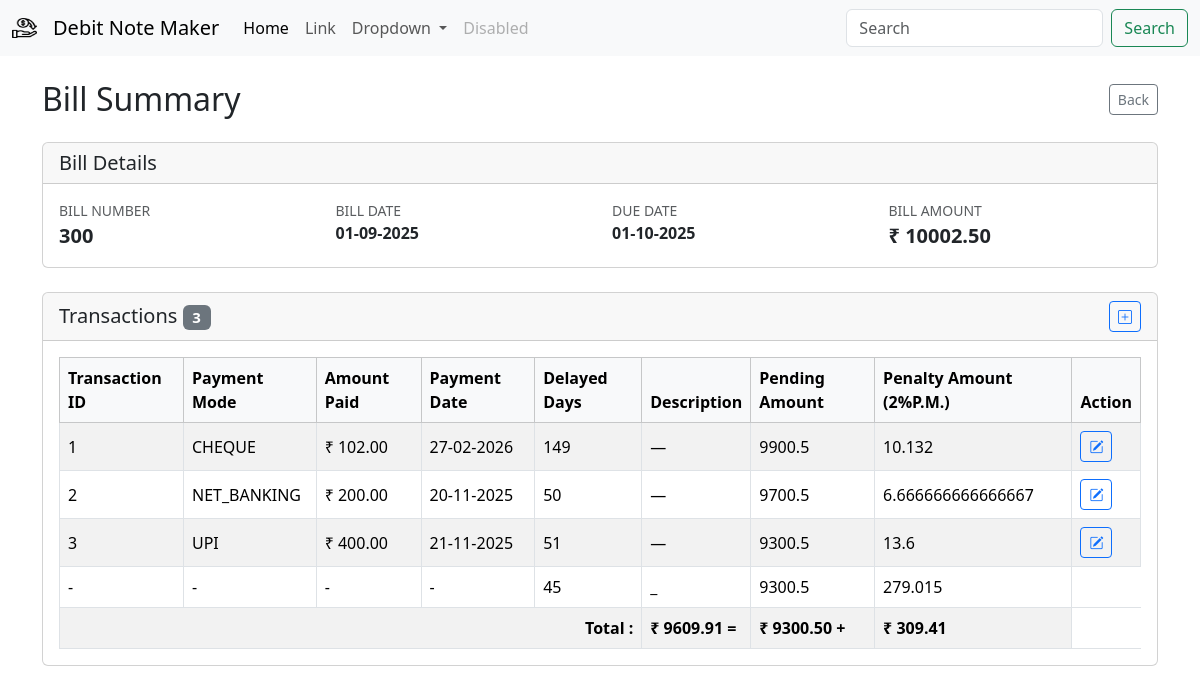
Page /party/bill/300 on the earlier database version.
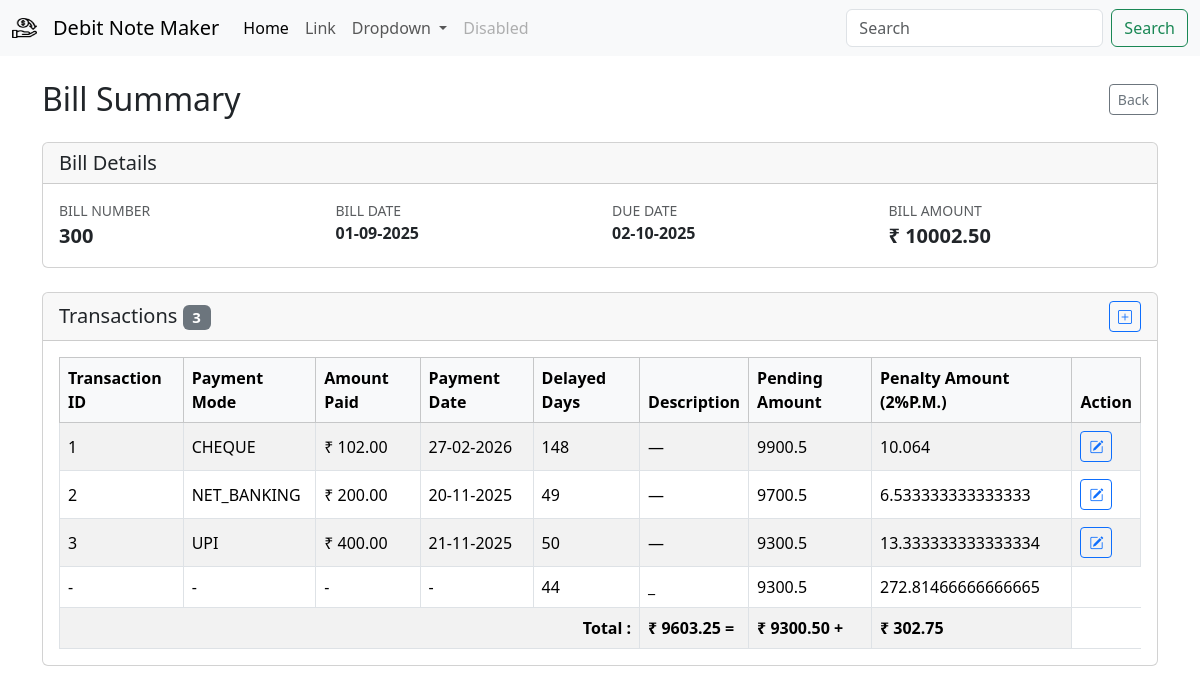
Same page on the later database version.
### db/models/bill.py (models this page shows, shortened)
class Bill(Base):
    id = Column(Integer, primary_key=True, index=True)
    bill_number = Column(Integer,unique=True,nullable=False)
    amount = Column(Float, nullable=False)
    bill_date = Column(DateTime, nullable=False)
    company_id = Column(Integer, ForeignKey("companies.id"))
    company = relationship("Company", back_populates="bills")
    transactions = relationship("Transaction", back_populates="bill", cascade="all, delete-orphan")

### db/models/company.py (models this page shows)
class Company(Base):
    __tablename__ = "companies"
    id = Column(Integer, primary_key=True, index=True)
    name = Column(String, unique=False, index=False, nullable=False)
    gst_number = Column(String, unique=True, index=True, nullable=False)
    email =  Column(String, nullable=True)
    phone_number = Column(String, nullable=True)
    payment_term_days = Column(Integer, nullable=False, default=30)
    address = Column(String, nullable=True)
    created_at = Column(DateTime, default=datetime.now)
    bills = relationship("Bill", back_populates="company", cascade="all, delete-orphan")

### db/models/transaction.py (models this page shows)
class Transaction(Base):
    __tablename__ = "transactions"
    id = Column(Integer, primary_key=True, index=True)
    bank_transaction_id = Column(String,nullable=True)
    payment_mode = Column(String, nullable=False)
    amount_paid = Column(Float, nullable=False)
    description = Column(Text, nullable=True)
    payment_date = Column(DateTime, default=datetime.now)
    bill_id = Column(Integer, ForeignKey("bill.id"))
    bill = relationship("Bill", back_populates="transactions")

### app/v1/bills.py (the view)
@router.get("/bill/{bill_number}")
def bill_list(request: Request,bill_number: int, db=Depends(get_db)):
    bill = bill_repo.get_bill_by_bill_number(bill_number=bill_number, db=db)
    return templates.TemplateResponse("bill/bill_summary.html", {"request": request, "bill": bill,"today":datetime.now()})

### template/bill/bill_summary.html (shortened to what this page needs)
{% extends "base.html" %}
{% block content %}
{% set transaction_list = [] %}
{% if transactions is defined %}
    {% set transaction_list = transactions %}
{% elif bill is defined and bill.transactions is defined %}
    {% set transaction_list = bill.transactions %}
{% endif %}
<div class="container py-4">
    <div class="d-flex justify-content-between align-items-center mb-4">
        <h2 class="mb-0">Bill Summary</h2>
        <a href="javascript:history.back()" class="btn btn-outline-secondary btn-sm">Back</a>
    </div>
    <div class="card mb-4">
        <div class="card-header">
            <h5 class="mb-0">Bill Details</h5>
        </div>
        <div class="card-body">
            {% if bill is defined %}
            <div class="row gy-3">
                <div class="col-md-3">
                    <small class="text-muted text-uppercase d-block">Bill Number</small>
                    <span class="fw-semibold fs-5">{{ bill.bill_number }}</span>
                </div>
                <div class="col-md-3">
                    <small class="text-muted text-uppercase d-block">Bill Date</small>
                    <span class="fw-semibold">{{ bill.bill_date | format_datetime('%d-%m-%Y') }}</span>
                </div>
                <div class="col-md-3">
                    <small class="text-muted text-uppercase d-block">Due Date</small>
                    <span class="fw-semibold">
                        {% if bill.due_date %}
                            {{ bill.due_date | format_datetime('%d-%m-%Y') }}
                        {% else %}
                            &mdash;
                        {% endif %}
                    </span>
                </div>
                <div class="col-md-3">
                    <small class="text-muted text-uppercase d-block">Bill Amount</small>
                    <span class="fw-semibold fs-5">&#8377; {{ "%.2f"|format(bill.amount) }}</span>
                </div>
            </div>
            {% else %}
            <p class="mb-0 text-muted">Bill information is not available.</p>
            {% endif %}
        </div>
    </div>
    <div class="card">
        <div class="card-header d-flex justify-content-between align-items-center">
            <h5 class="mb-0">Transactions
                <span class="badge text-bg-secondary ml-2">{{ transaction_list|length }}</span>
            </h5>
            <button type="button" class="btn btn-sm btn-outline-primary edit-transaction-btn" data-bs-toggle="modal"
            data-bs-target="#editTransactionModal"
              data-bill-id="{{ bill.id }}"
            >
            <i class="bi bi-plus-square"></i>
        </div>
        <div class="card-body">
            {% if transaction_list %}
            <div class="table-responsive">
                <table class="table table-bordered table-striped align-middle mb-0">
                    <thead class="table-light">
                        <tr>
                            <th scope="col">Transaction ID</th>
                            <th scope="col">Payment Mode</th>
                            <th scope="col">Amount Paid</th>
                            <th scope="col">Payment Date</th>
                            <th scope="col">Delayed Days</th>
                            <th scope="col">Description</th>
                            <th scope="col">Pending Amount</th>
                            <th scope="col">Penalty Amount (2%P.M.)</th>
                            <th scope="col">Action</th>
                        </tr>
                    </thead>
                    <tbody>
                        {% set ns = namespace(pending_amount=bill.amount,penalty=0) %}
                        {% for transaction in transaction_list %}
                        {% set ns.pending_amount=ns.pending_amount-transaction.amount_paid %}
                        <tr>
                            <td>{{ transaction.id or "—" }}</td>
                            <td>{{ transaction.payment_mode }}</td>
                            <td>&#8377; {{ "%.2f"|format(transaction.amount_paid) }}</td>
                            <td>
                                {% if transaction.payment_date %}
                                    {{ transaction.payment_date | format_datetime('%d-%m-%Y') }}
                                {% else %}
                                    &mdash;
                                {% endif %}
                            </td>
                            <td>{% set delayed_days=
                               ( transaction.payment_date - bill.due_date).days
                                %}
                            {%  if delayed_days > 0 %}
                            {{ delayed_days }}
                            {% else %}
                            {% set delayed_days=0%}
                            {{ 0 }}
                            {% endif %}
                            </td>
                            <td>{{ transaction.description or "—" }}</td>
                            <td> {{ ns.pending_amount }} </td>
                            <td>
                                {% set penalty=  transaction.amount_paid*0.02*delayed_days/30%}
                                {% set ns.penalty=ns.penalty+penalty %}
                                {{penalty}}
                            </td>
                            <td>
                                <button type="button" class="btn btn-outline-primary btn-sm edit-transaction-btn"
                                    data-bs-toggle="modal" data-bs-target="#editTransactionModal"
                                    data-id="{{ transaction.id }}"
                                    data-bill-id="{{ bill.id }}"
                                    data-bank-transaction="{{ transaction.bank_transaction_id }}"
                                    data-payment-mode="{{ transaction.payment_mode }}"
                                    data-amount="{{ transaction.amount_paid }}"
                                    data-payment-date="{{ transaction.payment_date | format_datetime('%Y-%m-%d') if transaction.payment_date else '' }}"
                                    data-description="{{ transaction.description }}">
                                    <i class="bi bi-pencil-square"></i>
                                </button>
                            </td>
                        </tr>
                        {% endfor %}
                        {%if ns.pending_amount>0%}
                        <tr>
                            <td > - </td>
                            <td > - </td>
                            <td > - </td>
                            <td > - </td>
                            <td >
                                {% set pending_amt_delayed_days=(today-bill.due_date).days %}
                                {% if pending_amt_delayed_days > 0 %}
                                    {{ pending_amt_delayed_days }}
                                {% else %}
                                    {% set pending_amt_delayed_days = 0 %}
                                    0
                                {% endif %}
                                </td>
                            <td >_</td>
                            <td >{{ns.pending_amount}}</td>
                            <td >
                                {%set penalty=ns.pending_amount*0.02*pending_amt_delayed_days/30 %}
                                {% set ns.penalty=ns.penalty + penalty %}
                                {{penalty}}
                            </td>
                        </tr>
                        <tr>
                            <td colspan="5" class="text-end fw-bold">Total : </td>
                            <td colspan="1" class="fw-bold">&#8377; {{ "%.2f"|format(ns.pending_amount + ns.penalty ) }} = </td>
                            <td colspan="1" class="fw-bold">&#8377; {{ "%.2f"|format(ns.pending_amount ) }} + </td>
                            <td colspan="1" class="fw-bold">&#8377; {{ "%.2f"|format(ns.penalty ) }}</td>
                        </tr>
                        {%endif%}
                    </tbody>
                </table>
            </div>
            {% else %}
            <p class="mb-0 text-muted">No transactions recorded for this bill.</p>
            {% endif %}
        </div>
    </div>
</div>
{% endblock %}

### template/base.html (shortened to what this page needs)
<!doctype html>
<html lang="en">
  <head>
    <link href="https://cdn.jsdelivr.net/npm/bootstrap@5.3.8/dist/css/bootstrap.min.css" rel="stylesheet">
    <link rel="stylesheet" href="https://cdn.jsdelivr.net/npm/bootstrap-icons@1.11.3/font/bootstrap-icons.min.css">
  </head>
  <body>
{% include "components/navbar.html"%}
{% block content %}
{% endblock %}
</body>
</html>

### template/components/navbar.html (shortened to what this page needs)
<nav class="navbar navbar-expand-lg bg-body-tertiary">
    <div class="container-fluid">
        <img src="{{ url_for('static', path='images/cashback.png') }}" alt="Logo" width="25" height="30" class="d-inline-block align-text-top navbar-brand"/>
      <a class="navbar-brand" href="/">Debit Note Maker</a>
      <div class="collapse navbar-collapse" id="navbarSupportedContent">
        <ul class="navbar-nav me-auto mb-2 mb-lg-0">
          <li class="nav-item">
            <a class="nav-link active" aria-current="page" href="#">Home</a>
          </li>
          <li class="nav-item">
            <a class="nav-link" href="#">Link</a>
          </li>
          <li class="nav-item dropdown">
            <a class="nav-link dropdown-toggle" href="#" role="button" data-bs-toggle="dropdown" aria-expanded="false">
              Dropdown
            </a>
          </li>
          <li class="nav-item">
            <a class="nav-link disabled" aria-disabled="true">Disabled</a>
          </li>
        </ul>
        <form class="d-flex" role="search">
          <input class="form-control me-2" type="search" placeholder="Search" aria-label="Search"/>
          <button class="btn btn-outline-success" type="submit">Search</button>
        </form>
      </div>
    </div>
  </nav>

Differences in the rows shown:
changed through a linked row, Bill: due_date "01-10-2025" → "02-10-2025"
computed for Transaction "CHEQUE": delayed_days "149" → "148"; penalty "10.132" → "10.064"
computed for Transaction "NET_BANKING": delayed_days "50" → "49"; penalty "6.666666666666667" → "6.533333333333333"
computed for Transaction "UPI": delayed_days "51" → "50"; penalty "13.6" → "13.333333333333334"
Other differences:
{{ pending_amt_delayed_days }}: "45" → "44"
{{ penalty }}: "279.015" → "272.81466666666665"
{{ "%.2f"|format(ns.pending_amount + ns.penalty ) }}: "9609.91" → "9603.25"
{{ "%.2f"|format(ns.penalty ) }}: "309.41" → "302.75"
